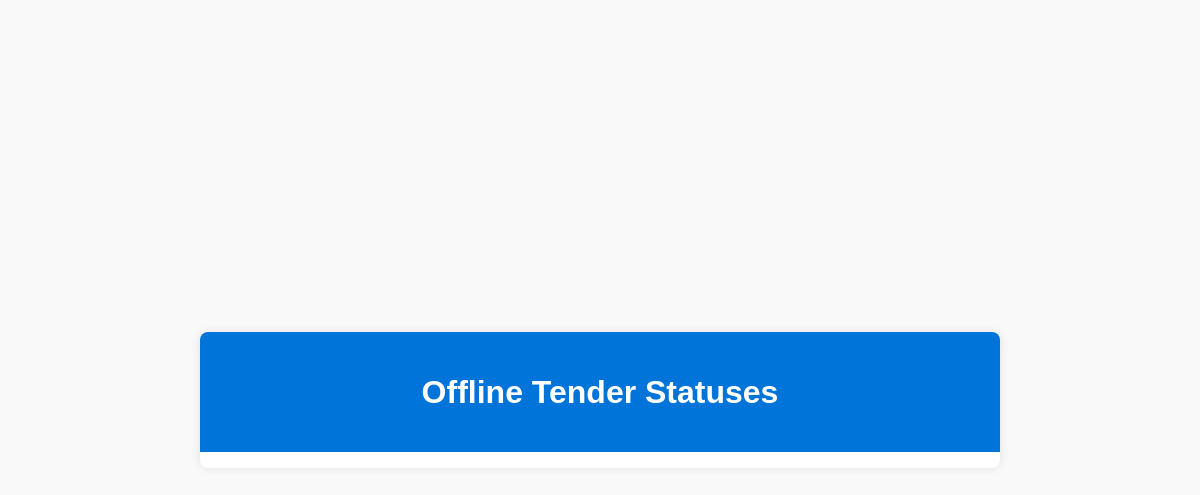
The app's page /adminMIS/offlineStatus.html (signed in), older data.
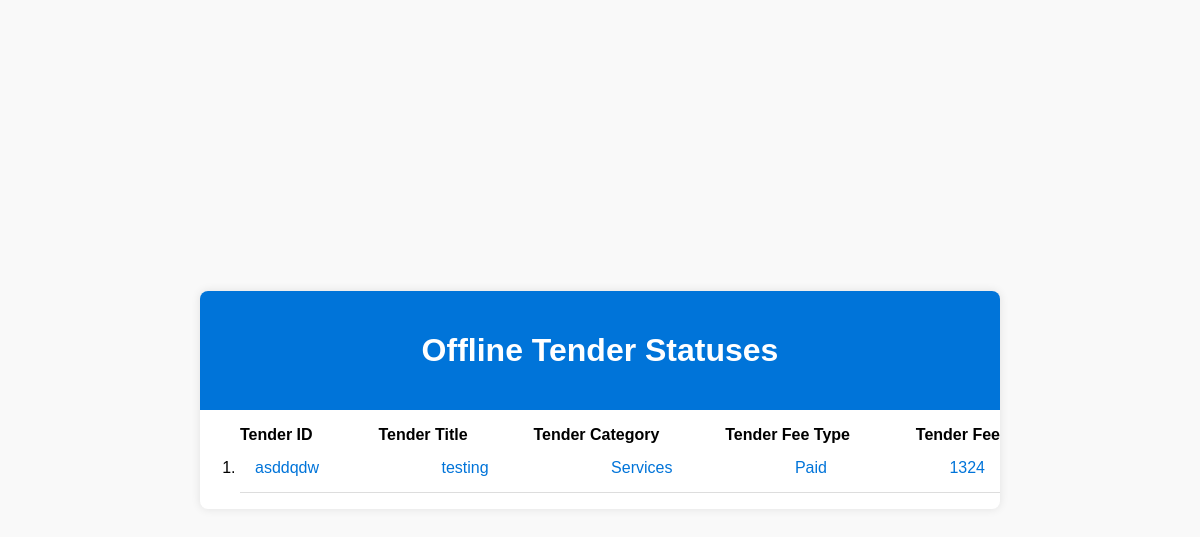
The same page, newer data.
### MIS/models.py (models this page shows)
class Offline(models.Model):
    tenderReferenceNumber = models.IntegerField()
    tenderID = models.CharField(max_length=50)
    tenderTitle = models.CharField(max_length=50)
    tenderCategory = models.CharField(max_length=50, choices=[('Goods', 'Goods'), ('Services', 'Services'), ('Works', 'Works')])
    tenderFeeType = models.CharField(max_length=50, choices=[('Paid', 'Paid'), ('Unpaid', 'Unpaid')])
    tenderFee = models.IntegerField()
    tenderValue = models.IntegerField()
    emdType = models.CharField(max_length=50, choices=[('Percentage', 'Percentage'), ('Fixed', 'Fixed')])
    emd = models.IntegerField()
    technicalBidOpeningDate = models.DateField()
    financialBidOpeningDate = models.DateField()
    l1BidderName = models.CharField(max_length=50)
    contractAwardDate = models.DateField()
    l1BidderEmd = models.CharField(max_length=50, choices=[('Paid', 'Paid'), ('Unpaid', 'Unpaid')])
    l1BidderEmdValue = models.IntegerField()
    l1BidderBg = models.CharField(max_length=50, choices=[('Paid', 'Paid'), ('Unpaid', 'Unpaid')])
    l1BidderBgValue = models.IntegerField()
    paymentOptions = models.CharField(max_length=50, choices=[('10%', '10%'), ('25%', '25%'), ('50%', '50%'), ('75%', '75%'), ('90%', '90%'), ('100%', '100%')])

### MIS/views.py (the view)
# urls.py: path('adminMIS/offlineStatus.html', views.offlineStatus, name='offlineStatus'),
@login_required(login_url='/')
def offlineStatus(request):
    offlineEntries = Offline.objects.all()
    return render(request, 'MIS/procurement/offline/offlineStatus.html', {'offlineEntries': offlineEntries})

### templates/MIS/procurement/offline/offlineStatus.html (shortened to what this page needs)
{% load static %}
<!DOCTYPE html>
<html lang="en">
<head>
    <link rel="stylesheet" href="{% static 'MIS/status.css' %}">
</head>
<body>
<div class="container">
    <header>
        <h1>Offline Tender Statuses</h1>
    </header>
    <ol>
        {% for entry in offlineEntries %}
            {% if entry.pk == 1 %}
                <div class="tender-info">
                    <span class="tender-heading">Tender ID</span>
                    <span class="tender-heading">Tender Title</span>
                    <span class="tender-heading">Tender Category</span>
                    <span class="tender-heading">Tender Fee Type</span>
                    <span class="tender-heading">Tender Fee</span>
                </div>
            {% endif %}
            <li>
                <a href="{% url 'offlineDetail' entry.pk %}">
                    <div class="tender-info">
                        <span class="tender-id">{{ entry.tenderID }}</span>
                        <span class="tender-title">{{ entry.tenderTitle }}</span>
                        <span class="tender-title">{{ entry.tenderCategory }}</span>
                        <span class="tender-title">{{ entry.tenderFeeType }}</span>
                        <span class="tender-title">{{ entry.tenderFee }}</span>
                    </div>
                </a>
            </li>
        {% endfor %}
    </ol>
</div>
</body>
</html>

Row changes from the older to the newer data that the page shows:
added Offline: shows "Tender ID", tenderID "asddqdw", tenderTitle "testing", tenderCategory "Services", tenderFeeType "Paid", tenderFee "1324"
